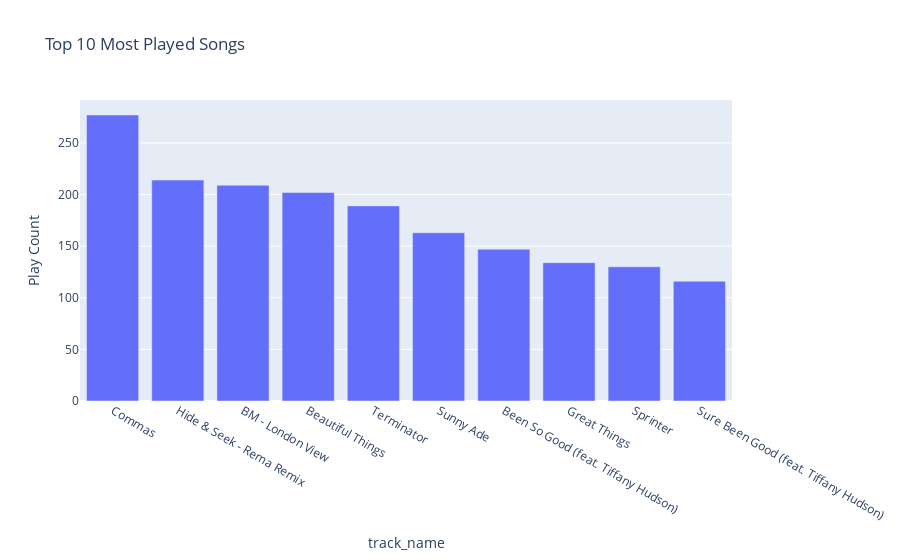

Here is the notebook cell this chart was saved with:
### Markdown cell above
### Exploratory Data Analysis (EDA)

Before diving into complex feature extraction and modeling, we perform some basic exploratory data analysis on the cleaned streaming history. This helps us understand the basic characteristics of the data and uncover initial insights.

#### Top 10 Songs by Play Count
First, let's identify the songs I've listened to most frequently. We can do this by counting the occurrences of each track in our dataset.

### Code cell
import plotly.express as px

# Calculate play counts
top_10_songs = df_cleaned['track_name'].value_counts().nlargest(10)

# Create a bar chart
fig = px.bar(top_10_songs, 
             x=top_10_songs.index, 
             y=top_10_songs.values, 
             labels={'x': 'Track Name', 'y': 'Play Count'},
             title='Top 10 Most Played Songs')
fig.show()

### Figure 1 — Plotly figure (JSON) as saved in the notebook; plotly's stock layout.template omitted (floating-point values rounded to 4 significant figures)
{"data": [{"hovertemplate": "track_name=%{x}<br>Play Count=%{y}<extra></extra>", "legendgroup": "", "marker": {"color": "#636efa", "pattern": {"shape": ""}}, "name": "", "orientation": "v", "showlegend": false, "textposition": "auto", "type": "bar", "x": ["Commas", "Hide & Seek - Rema Remix", "BM - London View", "Beautiful Things", "Terminator", "Sunny Ade", "Been So Good (feat. Tiffany Hudson)", "Great Things", "Sprinter", "Sure Been Good (feat. Tiffany Hudson)"], "xaxis": "x", "y": [277, 214, 209, 202, 189, 163, 147, 134, 130, 116], "yaxis": "y"}], "layout": {"barmode": "relative", "legend": {"tracegroupgap": 0}, "title": {"text": "Top 10 Most Played Songs"}, "xaxis": {"anchor": "y", "domain": [0, 1], "title": {"text": "track_name"}}, "yaxis": {"anchor": "x", "domain": [0, 1], "title": {"text": "Play Count"}}}}
